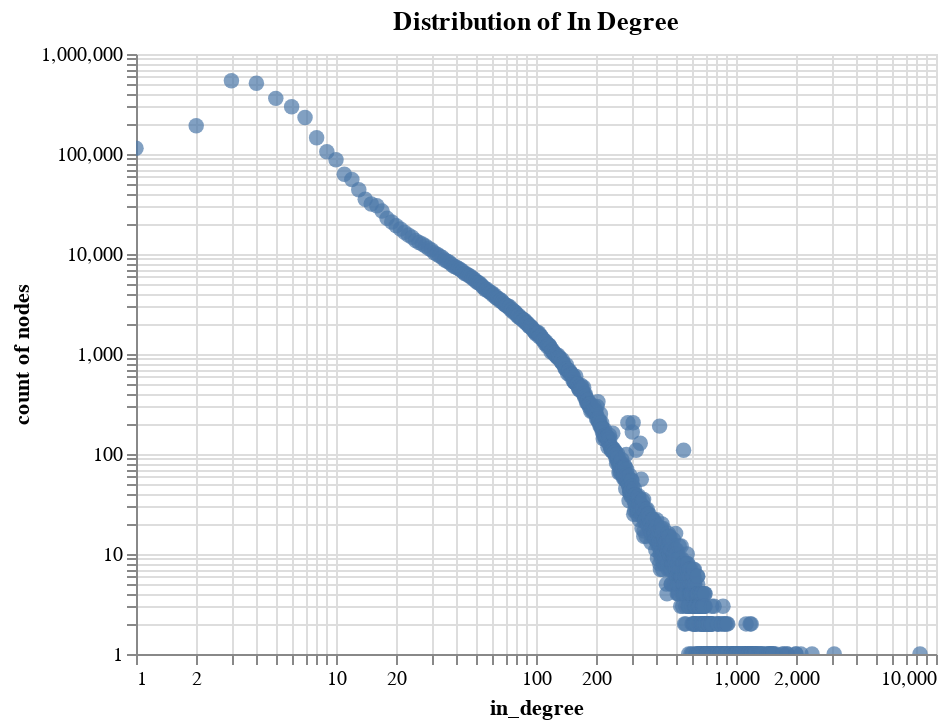

The cell this chart's notebook holds for it:
### Markdown cell above
Draw some charts

### Code cell
data = pd.read_csv(
    os.environ["OUT"] + "/statistics.in_degree.distribution.tsv", sep="\t"
)

alt.Chart(data).mark_circle(size=60).encode(
    x=alt.X("in_degree", scale=alt.Scale(type="log")),
    y=alt.Y("count", scale=alt.Scale(type="log"), title="count of nodes"),
    tooltip=["in_degree", "count"],
).interactive().properties(title="Distribution of In Degree")

### Figure 1 — Vega-Lite specification as saved in the notebook (floating-point values rounded to 4 significant figures; data arrays with more than 128 entries replaced by an {"elided": "..."} marker saying what was removed)
{"config": {"view": {"continuousWidth": 400, "continuousHeight": 300}}, "data": {"name": "data-2b2bee2fa8d95c6b2cf3ea81ac1bde04"}, "mark": {"type": "circle", "size": 60}, "encoding": {"tooltip": [{"type": "quantitative", "field": "in_degree"}, {"type": "quantitative", "field": "count"}], "x": {"type": "quantitative", "field": "in_degree", "scale": {"type": "log"}}, "y": {"type": "quantitative", "field": "count", "scale": {"type": "log"}, "title": "count of nodes"}}, "selection": {"selector001": {"type": "interval", "bind": "scales", "encodings": ["x", "y"]}}, "title": "Distribution of In Degree", "$schema": "https://vega.github.io/schema/vega-lite/v4.8.1.json", "datasets": {"data-2b2bee2fa8d95c6b2cf3ea81ac1bde04": {"elided": "892 records"}}}
